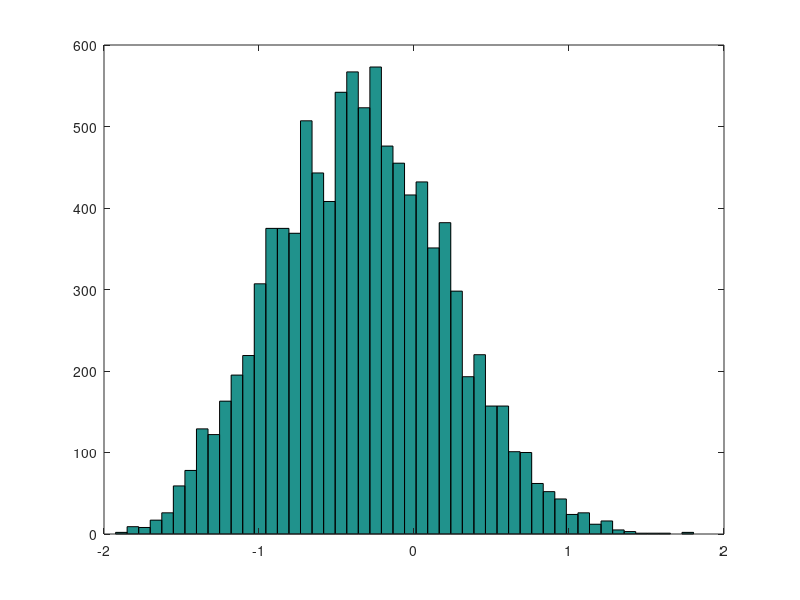

Write MATLAB code to recreate this figure.
close all force
clear all

data = [-2.00 -3.00 4.00 -7.00 0.00 4.00];

theta = 0;

thetas = [theta];

tic
for i = 1:10500
  theta_prop = -2 + (4 * rand)
%--------------------------------------------------------------------------
  prod1 = prod(exp((-1/8)*(theta - theta_prop)*(data.*2 - theta_prop - theta)))
%--------------------------------------------------------------------------
  r = ((cos((pi * theta_prop)/4)/cos((pi * theta)/4))^2)*prod1;
%--------------------------------------------------------------------------
rho = min(r ,1);
   if (rand < rho)
       theta = theta_prop; 
   end
thetas =  [thetas theta];
end
toc
%Burn in 500
 thetas = thetas(500:end);
figure(1)
 hist(thetas, 50)
 mean(thetas)
 prctile(thetas,2.5)
 prctile(thetas,97.5)
